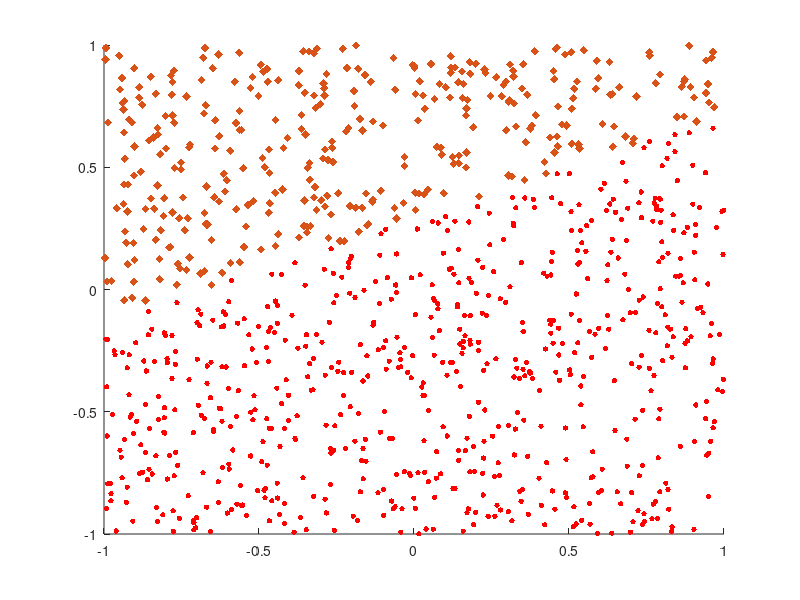

MATLAB code for this plot: (Note: this script raises an error after producing the figure.)
%generating a random number uniformly that falls in the range [-1/4,1/4]
w0_min=-1/4;
w0_max=1/4;
w0=w0_min+rand(1)*(w0_max-w0_min);

%generating a random number uniformly that falls in the range [-1,1]
w1_min=-1;
w1_max=1;
w1=w1_min+rand(1)*(w1_max-w1_min);

%generating a random number uniformly that falls in the range [-1,1]
w2_min=-1;
w2_max=1;
w2=w2_min+rand(1)*(w2_max-w2_min);

fprintf('these are the values: wo: %f, w1: %f,  w2:%f',w0,w1,w2)

number_of_vectors=1000;
%creating a collection of number_of_vectors vectors

for k = 1 : number_of_vectors
    S{k}=[w2_min+rand(1)*(w2_max-w2_min) w2_min+rand(1)*(w2_max-w2_min)];
end

%z=S{1}
%S{1}(1)

counter1=0;%keeps track of the numbers in S1
counter2=0;%keeps track of the numbers in S0
DesiredClass=zeros(1, number_of_vectors); %keeps track of the desired class
for l=1:number_of_vectors
    x_vector=[1 S{l}(1) S{l}(2)];
    weight_vector=[w0 w1 w2];
    result_of_mult=x_vector*transpose(weight_vector);
    if(ge(result_of_mult,0))
        counter1=counter1+1;
        S1{counter1}=[S{l}(1) S{l}(2)];%contains both (x1,x2)
        S1_x1(counter1)=S{l}(1);%only x1 --used for plotting
        S1_x2(counter1)=S{l}(2);% only x2--used for plotting
        DesiredClass(l)=1;
    elseif (result_of_mult<0)
        counter2=counter2+1;
        S0{counter2}=[S{l}(1) S{l}(2)];
        S0_x1(counter2)=S{l}(1);
        S0_x2(counter2)=S{l}(2);
        DesiredClass(l)=0;
    end
end


 


 hold on;
 scatter(S1_x1,S1_x2,15,'r','filled')
 scatter(S0_x1,S0_x2,'filled','b','d')
 refline(-w1/w2,-w0/w2)
 legend('S1','S0','Boundary')

% the below one also works--we can use either one of them for plotting the
% line
  % x1= linspace(-1,1); 
  %y1= (-w0/w2)+(-w1/w2)*x1;
  %plot(x1,y1)
 
 hold off;


  
% Starting for part j


w0_prime=w2_min+rand(1)*(w2_max-w2_min);
w1_prime=w2_min+rand(1)*(w2_max-w2_min);
w2_prime=w2_min+rand(1)*(w2_max-w2_min);
weights=[w0_prime w1_prime w2_prime];
 fprintf('\nthese are the initial weights: w0:%f  w1: %f w2: %f',w0_prime, w1_prime, w2_prime)

values_of_eta=[1,10,0.1];
for eta=values_of_eta(1:end)
   train_perceptron(eta,weights,DesiredClass,S,number_of_vectors);
    
end

 
